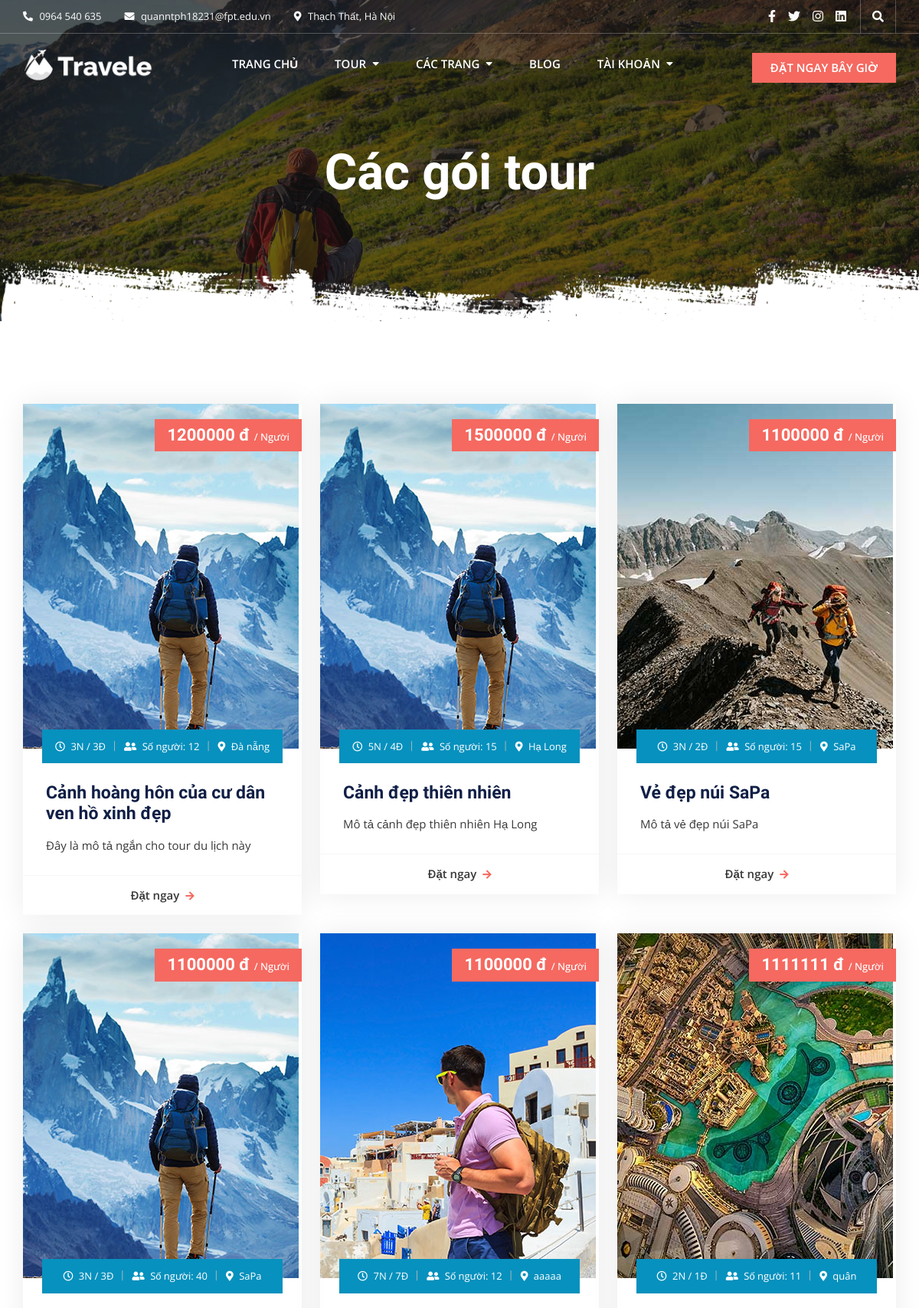
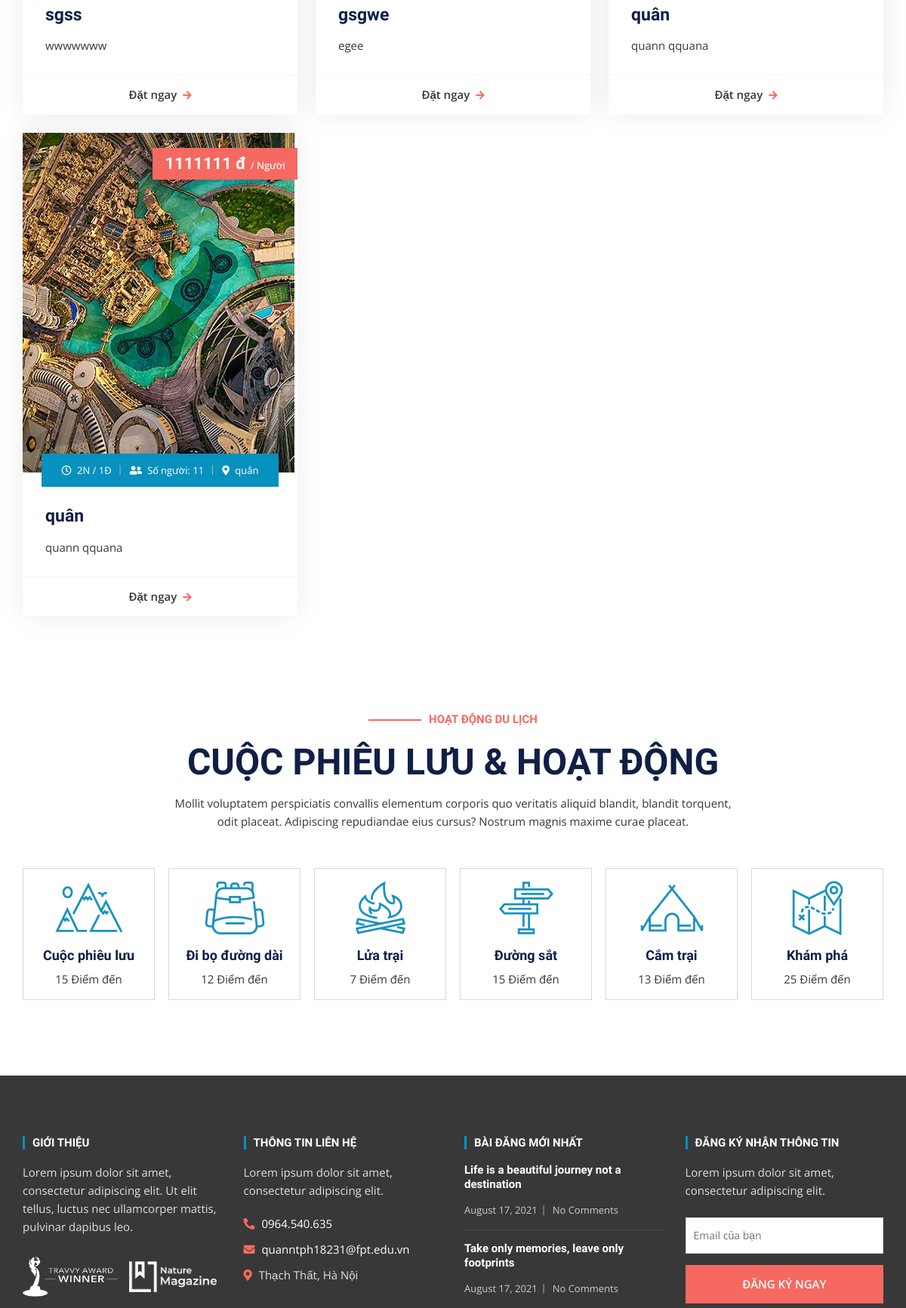
Page /tour-packages (upper part) on the committed database (2 pictures, top to bottom).
### tables this page shows
CREATE TABLE `tours` (
  `id` int(11) NOT NULL,
  `destination` varchar(225) NOT NULL,
  `people` int(11) NOT NULL,
  `days` int(11) NOT NULL,
  `nights` int(11) NOT NULL,
  `price` int(11) NOT NULL,
  `discount` int(11) NOT NULL,
  `image` varchar(225) NOT NULL,
  `status` int(11) NOT NULL DEFAULT 0,
  `title` varchar(225) NOT NULL,
  `description` varchar(250) DEFAULT NULL,
  `detail_photo` varchar(225) NOT NULL
);

### business/homepage/tour-packages.php (called while the page is built)
<?php
    function tour_packages(){
        $sql = "SELECT  * FROM tours";
        $tours = executeQuery($sql);
        include_once "./views/homepage/layouts/tours/tour-packages.php";
    }
?>

### dao/system_dao.php (called while the page is built, shortened)
<?php
    function get_connect(){
        $connect = new PDO("mysql:host=127.0.0.1;dbname=duan1;charset=utf8","root","");
        return $connect;
    }
    function executeQuery($sql, $getAll = true){
        $connect = get_connect();
        $stmt = $connect->prepare($sql);
        $stmt->execute();
        $data = $stmt->fetchAll();
        if($getAll){
            return $data;
        }else{
            if(count($data) > 0){
                return $data[0];
            }
        }
    }
?>

### views/homepage/layouts/tours/tour-packages.php (the view, shortened to what this page needs)
<!doctype html>
<html lang="en">
<head>
      <?php include_once "./views/homepage/layouts/style.php" ?>
   </head>
   <body>
      <div id="page" class="full-page">
         <header id="masthead" class="site-header header-primary">
            <?php
            include_once "./views/homepage/layouts/top-header.php";
            include_once "./views/homepage/layouts/bottom-header.php"
            ?>
         </header>
         <main id="content" class="site-main">
            <section class="inner-banner-wrap">
               <div class="inner-baner-container" style="background-image: url(<?=HOME_ASSESTS?>images/inner-banner.jpg);">
                  <div class="container">
                     <div class="inner-banner-content">
                        <h1 class="inner-title">Các gói tour</h1>
                     </div>
                  </div>
               </div>
               <div class="inner-shape"></div>
            </section>
            <div class="package-section">
               <div class="container">
                  <div class="package-inner">
                     <div class="row">
                        <?php foreach($tours as $t):  ?>
                           <div class="col-lg-4 col-md-6">
                              <div class="package-wrap" style="box-shadow: 0px 0px 35px 0px rgba(0, 0, 0, 0.08);">
                                 <figure class="feature-image">
                                    <a href="<?=BASE_URL?>tour-detail&&id=<?=$t['id']?>">
                                       <img src="<?=PUBLIC_HOME_ASSETS?><?=$t['image']?>" alt="">
                                    </a>
                                 </figure>
                                 <div class="package-price">
                                    <h6>
                                       <span><?=$t['price']?> đ </span> / Người
                                    </h6>
                                 </div>
                                 <div class="package-content-wrap">
                                    <div class="package-meta text-center">
                                       <ul>
                                          <li>
                                             <i class="far fa-clock"></i>
                                             <?=$t['days']?>N / <?=$t['nights']?>Đ
                                          </li>
                                          <li>
                                             <i class="fas fa-user-friends"></i>
                                             Số người: <?=$t['people']?>
                                          </li>
                                          <li>
                                             <i class="fas fa-map-marker-alt"></i>
                                             <?=$t['destination']?>
                                          </li>
                                       </ul>
                                    </div>
                                    <div class="package-content">
                                       <h3>
                                          <a href="<?=BASE_URL?>tour-detail&&id=<?=$t['id']?>"><?=$t['title']?></a>
                                       </h3>
                                       <p><?=$t['description']?></p>
                                       <div class="btn-wrap">
                                          <a href="#" class="button-text width-12">Đặt ngay<i class="fas fa-arrow-right"></i></a>
                                       </div>
                                    </div>
                                 </div>
                              </div>
                           </div>
                        <?php endforeach ?>
                     </div>
                  </div>
               </div>
            </div>
            <section class="activity-section">
               <div class="container">
                  <div class="section-heading text-center">
                     <div class="row">
                        <div class="col-lg-8 offset-lg-2">
                           <h5 class="dash-style">HOẠT ĐỘNG DU LỊCH</h5>
                           <h2>CUỘC PHIÊU LƯU & HOẠT ĐỘNG</h2>
                           <p>Mollit voluptatem perspiciatis convallis elementum corporis quo veritatis aliquid blandit, blandit torquent, odit placeat. Adipiscing repudiandae eius cursus? Nostrum magnis maxime curae placeat.</p>
                        </div>
                     </div>
                  </div>
                  <div class="activity-inner row">
                     <div class="col-lg-2 col-md-4 col-sm-6">
                        <div class="activity-item">
                           <div class="activity-icon">
                              <a href="#">
                                 <img src="<?=HOME_ASSESTS?>images/icon6.png" alt="">
                              </a>
                           </div>
                           <div class="activity-content">
                              <h4>
                                 <a href="#">Cuộc phiêu lưu</a>
                              </h4>
                              <p>15 Điểm đến</p>
                           </div>
                        </div>
                     </div>
                     <div class="col-lg-2 col-md-4 col-sm-6">
                        <div class="activity-item">
                           <div class="activity-icon">
                              <a href="#">
                                 <img src="<?=HOME_ASSESTS?>images/icon10.png" alt="">
                              </a>
                           </div>
                           <div class="activity-content">
                              <h4>
                                 <a href="#">Đi bọ đường dài</a>
                              </h4>
                              <p>12 Điểm đến</p>
                           </div>
                        </div>
                     </div>
                     <div class="col-lg-2 col-md-4 col-sm-6">
                        <div class="activity-item">
                           <div class="activity-icon">
                              <a href="#">
                                 <img src="<?=HOME_ASSESTS?>images/icon9.png" alt="">
                              </a>
                           </div>
                           <div class="activity-content">
                              <h4>
                                 <a href="#">Lửa trại</a>
                              </h4>
                              <p>7 Điểm đến</p>
                           </div>
                        </div>
                     </div>
                     <div class="col-lg-2 col-md-4 col-sm-6">
                        <div class="activity-item">
                           <div class="activity-icon">
                              <a href="#">
                                 <img src="<?=HOME_ASSESTS?>images/icon8.png" alt="">
                              </a>
                           </div>
                           <div class="activity-content">
                              <h4>
                                 <a href="#">Đường sắt</a>
                              </h4>
                              <p>15 Điểm đến</p>
                           </div>
                        </div>
                     </div>
                     <div class="col-lg-2 col-md-4 col-sm-6">
                        <div class="activity-item">
                           <div class="activity-icon">
                              <a href="#">
                                 <img src="<?=HOME_ASSESTS?>images/icon7.png" alt="">
                              </a>
                           </div>
                           <div class="activity-content">
                              <h4>
                                 <a href="#">Cắm trại</a>
                              </h4>
                              <p>13 Điểm đến</p>
                           </div>
                        </div>
                     </div>
                     <div class="col-lg-2 col-md-4 col-sm-6">
                        <div class="activity-item">
                           <div class="activity-icon">
                              <a href="#">
                                 <img src="<?=HOME_ASSESTS?>images/icon11.png" alt="">
                              </a>
                           </div>
                           <div class="activity-content">
                              <h4>
                                 <a href="#">Khám phá</a>
                              </h4>
                              <p>25 Điểm đến</p>
                           </div>
                        </div>
                     </div>
                  </div>
               </div>
            </section>
         </main>
         <?php include_once "./views/homepage/layouts/footer.php" ?>
      </div>
   </body>
</html>

### rows in the picture
tours: image (picture), price "1200000", days "3", nights "3", people "12", destination "Đà nẵng", title "Cảnh hoàng hôn của cư dân ven hồ xinh đẹp", description "Đây là mô tả ngắn cho tour du lịch này"
tours: image (picture), price "1500000", days "5", nights "4", people "15", destination "Hạ Long", title "Cảnh đẹp thiên nhiên", description "Mô tả cảnh đẹp thiên nhiên Hạ Long"
tours: image (picture), price "1100000", days "3", nights "2", people "15", destination "SaPa", title "Vẻ đẹp núi SaPa", description "Mô tả vẻ đẹp núi SaPa"
tours: image (picture), price "1100000", days "3", nights "3", people "40", destination "SaPa", title "sgss", description "wwwwwww"
tours: image (picture), price "1100000", days "7", nights "7", people "12", destination "aaaaa", title "gsgwe", description "egee"
tours: image (picture), price "1111111", days "2", nights "1", people "11", destination "quân", title "quân", description "quann qquana"
tours: image (picture), price "1111111", days "2", nights "1", people "11", destination "quân", title "quân", description "quann qquana"
